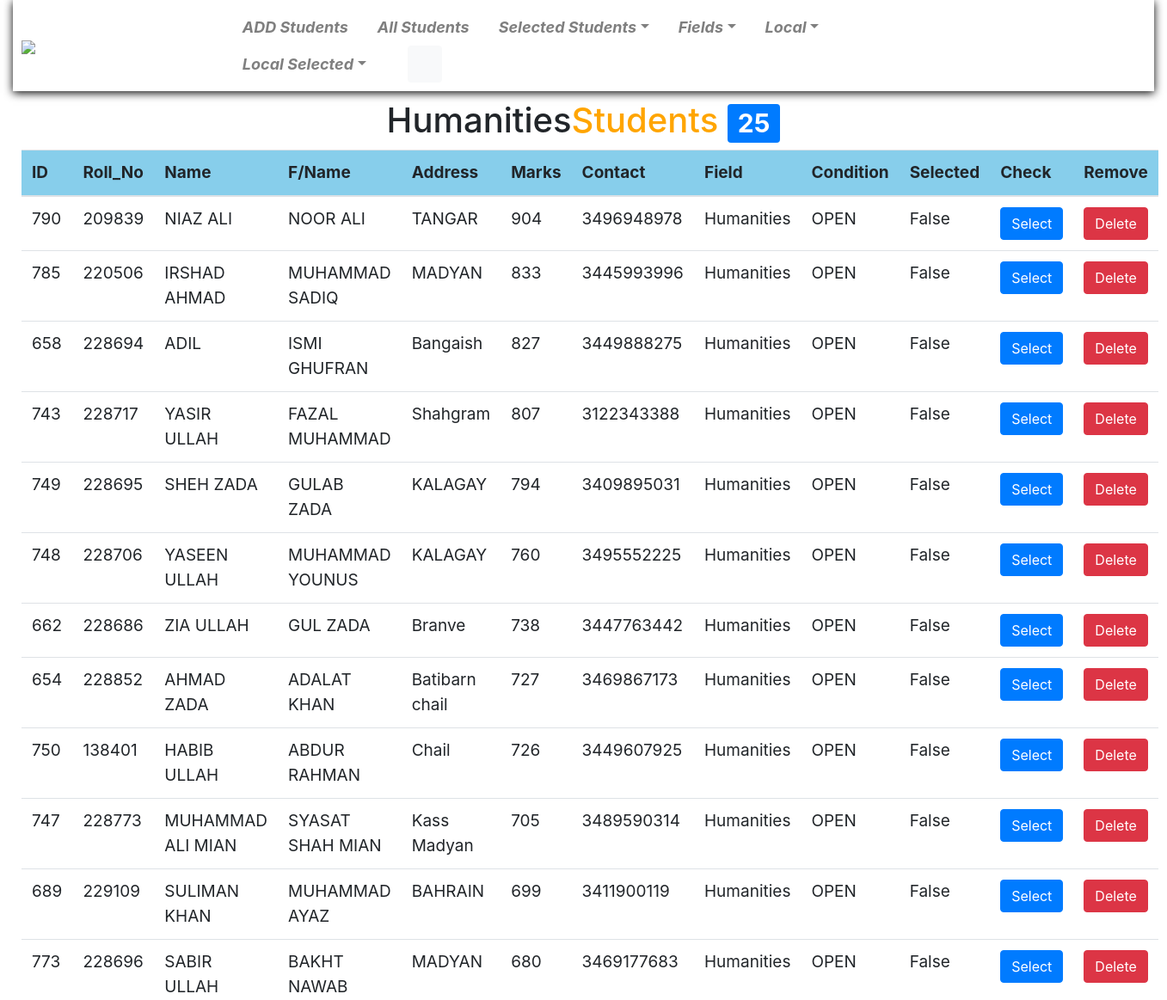
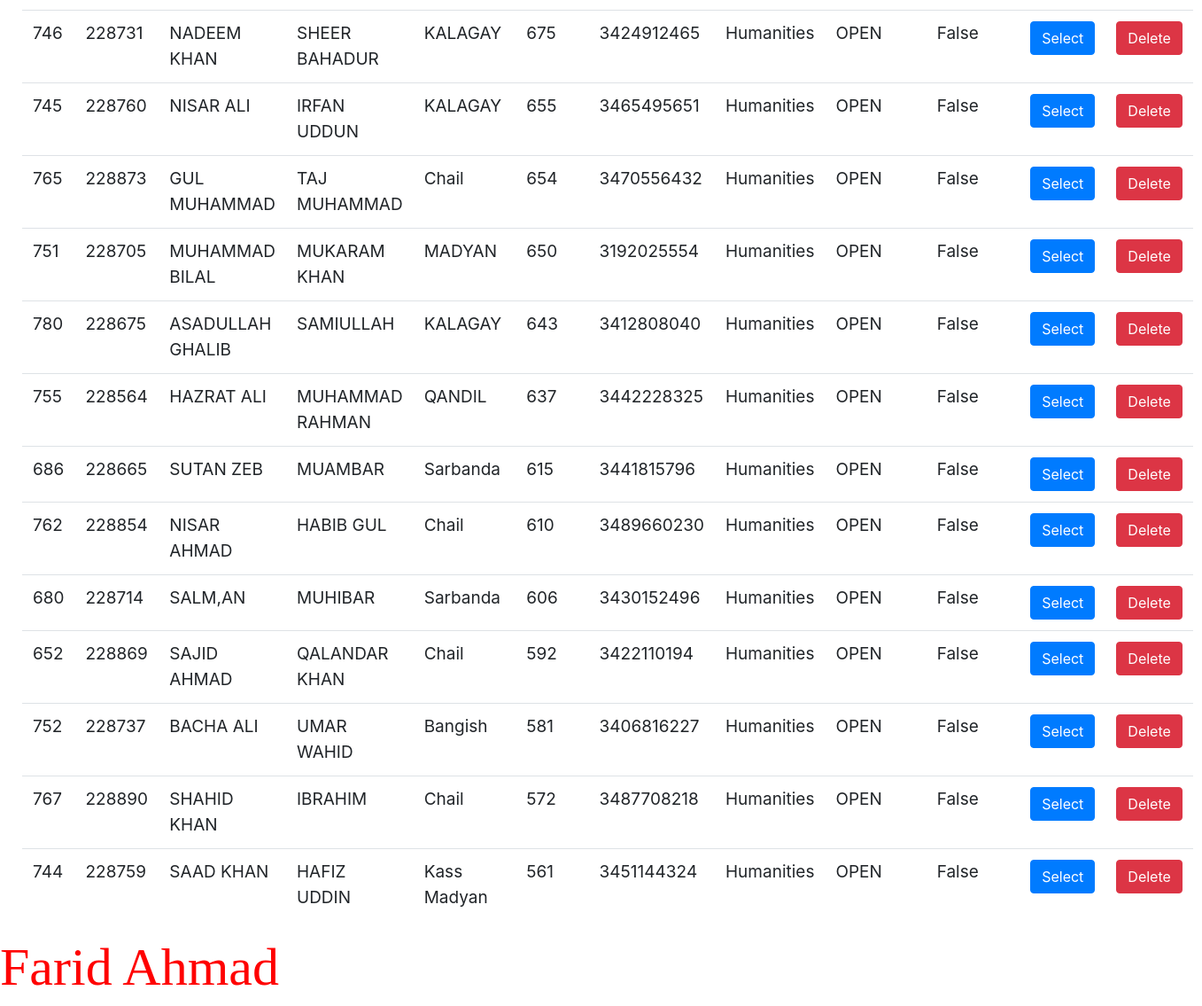
Page /Hum/ on the committed database (2 pictures, top to bottom).
### main/models.py (models this page shows, shortened)
class Student(models.Model):
	id=models.AutoField(auto_created=True, primary_key=True, serialize=False, verbose_name='ID')
	Conditions=[('OPEN','OPEN'),('LOCAL','LOCAL'),]
	FIELD1_S=[('Medical','Medical'),('Engineering','Engineering'),('Computer Science','Computer Science'),('Humanities','Humanities'),]
	Name=models.CharField(max_length=100)
	F_Name=models.CharField(max_length=100)
	Roll_No=models.PositiveIntegerField()
	Address=models.CharField(max_length=100,blank=False)
	Marks=models.PositiveIntegerField()
	Contact=models.PositiveIntegerField()
	FIELDS=models.CharField(max_length=20,choices=FIELD1_S,default='Medical')
	Condition=models.CharField(max_length=10,choices=Conditions,default='OPEN')
	Entry_Date=models.DateTimeField(default=timezone.now())
	Selected=models.BooleanField(null=True,blank=True,default=False)
	Selected_Date=models.DateTimeField(null=True,blank=True)
	class Meta:
		ordering=('-Marks',)

### main/views.py (the view)
# urls.py: path('Hum/',views.hum_std,name='hum_std'),
def hum_std(request):
	hum=Student.objects.filter(FIELDS='Humanities',Condition='OPEN')
	return render(request,'main/Humanite.html',{'students':hum})

### main/templates/main/Humanite.html (shortened to what this page needs)
{% extends 'base.html' %}
{% block content %}
<h1 style="text-align: center;">Humanities<span style="color: orange;">Students </span><span class="badge badge-primary">{{students.count}}</span></h1>
<table class="table">
	<thead>
		<th>ID</th>
		<th>Roll_No</th>
		<th>Name</th>
		<th>F/Name</th>
		<th>Address</th>
		<th>Marks</th>
		<th>Contact</th>
		<th>Field</th>
		<th>Condition</th>
		<th>Selected</th>
		<th>Check</th>
		<th>Remove</th>
	</thead>
	<tbody>
		{% for std in students %}
		<tr>
			<td>{{std.id}}</td>
			<td>{{std.Roll_No}}</td>
			<td>{{std.Name}}</td>
			<td>{{std.F_Name}}</td>
			<td>{{std.Address}}</td>
			<td>{{std.Marks}}</td>
			<td>{{std.Contact}}</td>
			<td>{{std.FIELDS}}</td>
			<td>{{std.Condition}}</td>
			<td>{{std.Selected}}</td>
			<td>
				{%if not std.Selected %}
				<a class="btn btn-primary" href="{% url 'main:select4' pk=std.pk%}">Select</a>
				{% else %}
				<a class="btn btn-primary disabled" href="{% url 'main:select4' pk=std.pk%}">Selected</a>
				{% endif %}
			</td>
			<td><a class="btn btn-danger" href="{% url 'main:delete5' pk=std.pk %}">Delete</a></td>
		</tr>
		{% endfor %}
	</tbody>
</table>
{% endblock content %}

### Admission/static/css1/style.css (style rules this page uses)
table { font-size: 19px; }
table th { background: skyblue; }

### rows in the picture
Student: id "790", Roll_No "209839", Name "NIAZ ALI", F_Name "NOOR ALI", Address "TANGAR", Marks "904", Contact "3496948978", FIELDS "Humanities", Condition "OPEN", Selected "False"
Student: id "785", Roll_No "220506", Name "IRSHAD AHMAD", F_Name "MUHAMMAD SADIQ", Address "MADYAN", Marks "833", Contact "3445993996", FIELDS "Humanities", Condition "OPEN", Selected "False"
Student: id "658", Roll_No "228694", Name "ADIL", F_Name "ISMI GHUFRAN", Address "Bangaish", Marks "827", Contact "3449888275", FIELDS "Humanities", Condition "OPEN", Selected "False"
Student: id "743", Roll_No "228717", Name "YASIR ULLAH", F_Name "FAZAL MUHAMMAD", Address "Shahgram", Marks "807", Contact "3122343388", FIELDS "Humanities", Condition "OPEN", Selected "False"
Student: id "749", Roll_No "228695", Name "SHEH ZADA", F_Name "GULAB ZADA", Address "KALAGAY", Marks "794", Contact "3409895031", FIELDS "Humanities", Condition "OPEN", Selected "False"
Student: id "748", Roll_No "228706", Name "YASEEN ULLAH", F_Name "MUHAMMAD YOUNUS", Address "KALAGAY", Marks "760", Contact "3495552225", FIELDS "Humanities", Condition "OPEN", Selected "False"
Student: id "662", Roll_No "228686", Name "ZIA ULLAH", F_Name "GUL ZADA", Address "Branve", Marks "738", Contact "3447763442", FIELDS "Humanities", Condition "OPEN", Selected "False"
Student: id "654", Roll_No "228852", Name "AHMAD ZADA", F_Name "ADALAT KHAN", Address "Batibarn chail", Marks "727", Contact "3469867173", FIELDS "Humanities", Condition "OPEN", Selected "False"
Student: id "750", Roll_No "138401", Name "HABIB ULLAH", F_Name "ABDUR RAHMAN", Address "Chail", Marks "726", Contact "3449607925", FIELDS "Humanities", Condition "OPEN", Selected "False"
Student: id "747", Roll_No "228773", Name "MUHAMMAD ALI MIAN", F_Name "SYASAT SHAH MIAN", Address "Kass Madyan", Marks "705", Contact "3489590314", FIELDS "Humanities", Condition "OPEN", Selected "False"
Student: id "689", Roll_No "229109", Name "SULIMAN KHAN", F_Name "MUHAMMAD AYAZ", Address "BAHRAIN", Marks "699", Contact "3411900119", FIELDS "Humanities", Condition "OPEN", Selected "False"
Student: id "773", Roll_No "228696", Name "SABIR ULLAH", F_Name "BAKHT NAWAB", Address "MADYAN", Marks "680", Contact "3469177683", FIELDS "Humanities", Condition "OPEN", Selected "False"
Student: id "746", Roll_No "228731", Name "NADEEM KHAN", F_Name "SHEER BAHADUR", Address "KALAGAY", Marks "675", Contact "3424912465", FIELDS "Humanities", Condition "OPEN", Selected "False"
Student: id "745", Roll_No "228760", Name "NISAR ALI", F_Name "IRFAN UDDUN", Address "KALAGAY", Marks "655", Contact "3465495651", FIELDS "Humanities", Condition "OPEN", Selected "False"
Student: id "765", Roll_No "228873", Name "GUL MUHAMMAD", F_Name "TAJ MUHAMMAD", Address "Chail", Marks "654", Contact "3470556432", FIELDS "Humanities", Condition "OPEN", Selected "False"
Student: id "751", Roll_No "228705", Name "MUHAMMAD BILAL", F_Name "MUKARAM KHAN", Address "MADYAN", Marks "650", Contact "3192025554", FIELDS "Humanities", Condition "OPEN", Selected "False"
Student: id "780", Roll_No "228675", Name "ASADULLAH GHALIB", F_Name "SAMIULLAH", Address "KALAGAY", Marks "643", Contact "3412808040", FIELDS "Humanities", Condition "OPEN", Selected "False"
Student: id "755", Roll_No "228564", Name "HAZRAT ALI", F_Name "MUHAMMAD RAHMAN", Address "QANDIL", Marks "637", Contact "3442228325", FIELDS "Humanities", Condition "OPEN", Selected "False"
Student: id "686", Roll_No "228665", Name "SUTAN ZEB", F_Name "MUAMBAR", Address "Sarbanda", Marks "615", Contact "3441815796", FIELDS "Humanities", Condition "OPEN", Selected "False"
Student: id "762", Roll_No "228854", Name "NISAR AHMAD", F_Name "HABIB GUL", Address "Chail", Marks "610", Contact "3489660230", FIELDS "Humanities", Condition "OPEN", Selected "False"
Student: id "680", Roll_No "228714", Name "SALM,AN", F_Name "MUHIBAR", Address "Sarbanda", Marks "606", Contact "3430152496", FIELDS "Humanities", Condition "OPEN", Selected "False"
Student: id "652", Roll_No "228869", Name "SAJID AHMAD", F_Name "QALANDAR KHAN", Address "Chail", Marks "592", Contact "3422110194", FIELDS "Humanities", Condition "OPEN", Selected "False"
Student: id "752", Roll_No "228737", Name "BACHA ALI", F_Name "UMAR WAHID", Address "Bangish", Marks "581", Contact "3406816227", FIELDS "Humanities", Condition "OPEN", Selected "False"
Student: id "767", Roll_No "228890", Name "SHAHID KHAN", F_Name "IBRAHIM", Address "Chail", Marks "572", Contact "3487708218", FIELDS "Humanities", Condition "OPEN", Selected "False"
Student: id "744", Roll_No "228759", Name "SAAD KHAN", F_Name "HAFIZ UDDIN", Address "Kass Madyan", Marks "561", Contact "3451144324", FIELDS "Humanities", Condition "OPEN", Selected "False"

### other values in the picture
{{ students.count }} "25"
